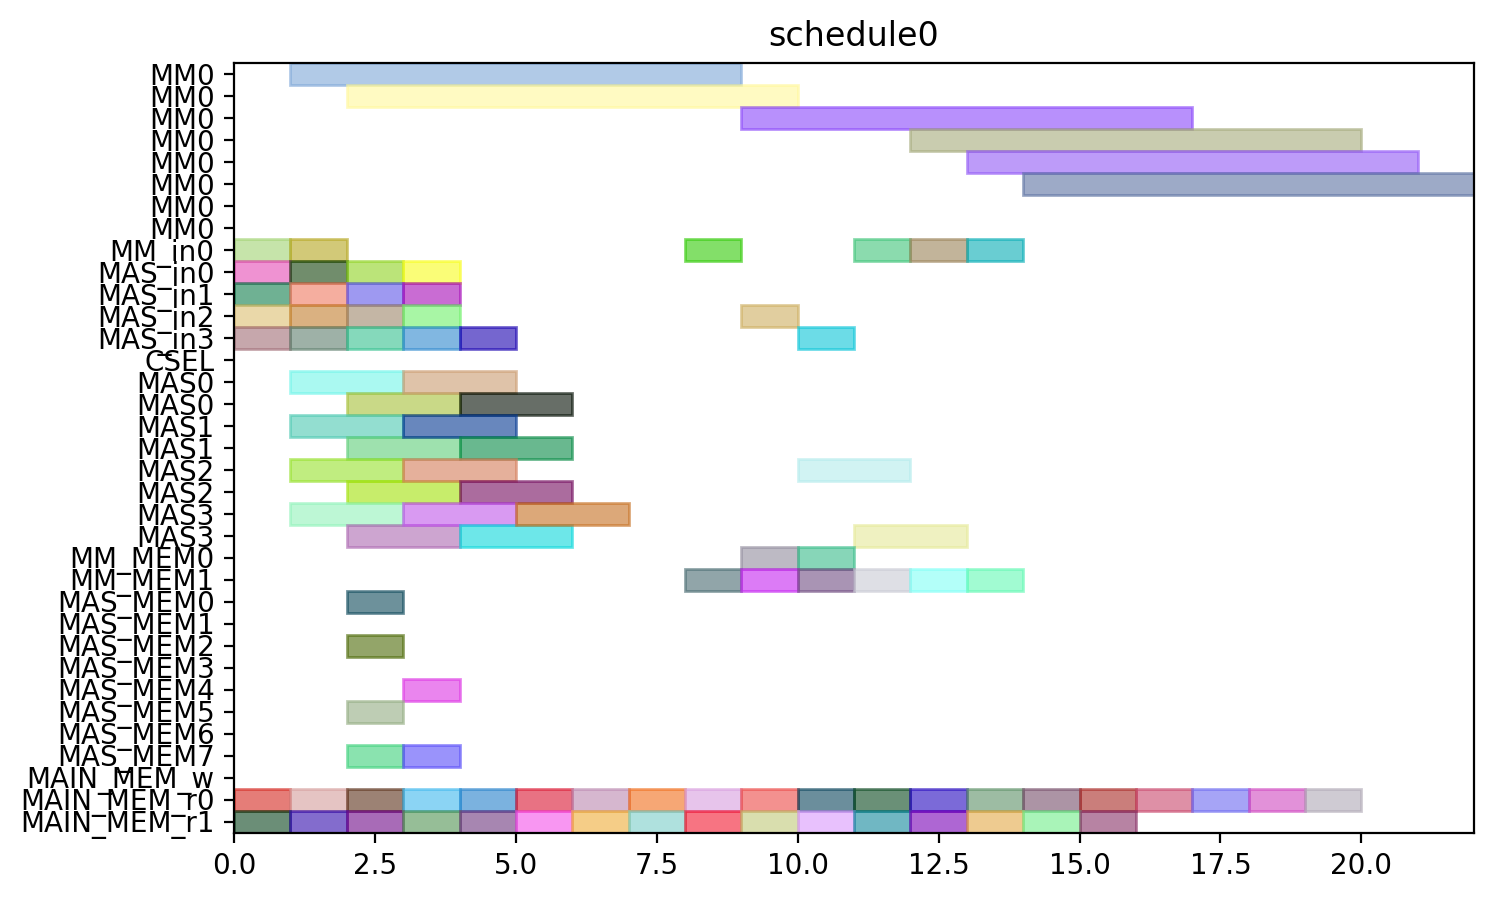

The script that drew this image:
from pyschedule import Scenario, solvers, plotters, alt


def solve():
	horizon = 90
	S = Scenario("schedule0", horizon=horizon)

	# resource
	MM = S.Resources('MM', num=1, size=8)
	MM_in = S.Resources('MM_in', num=1)
	MAS_in = S.Resources('MAS_in', num=4)
	CSEL = S.Resource('CSEL')
	MAS = S.Resources('MAS', num=4, size=2, periods=range(1, horizon))
	MM_MEM = S.Resources('MM_MEM', num=2)
	MAS_MEM = S.Resources('MAS_MEM', num=8)
	MAIN_MEM_w = S.Resource('MAIN_MEM_w', size=1)
	MAIN_MEM_r = S.Resources('MAIN_MEM_r', num=2)

	# result of previous scheduling

	# new tasks
	c_qinv_denom_inv0 = S.Task('c_qinv_denom_inv0', length=8, delay_cost=1)
	c_qinv_denom_inv0 += alt(MM)
	c_qinv_denom_inv0_in = S.Task('c_qinv_denom_inv0_in', length=1, delay_cost=1)
	c_qinv_denom_inv0_in += alt(MM_in)
	S += c_qinv_denom_inv0_in*MM_in[0]<=c_qinv_denom_inv0*MM[0]

	c_qinv_denom_inv0_mem0 = S.Task('c_qinv_denom_inv0_mem0', length=1, delay_cost=1)
	c_qinv_denom_inv0_mem0 += MAIN_MEM_r[0]
	c_qinv_denom_inv0_mem1 = S.Task('c_qinv_denom_inv0_mem1', length=1, delay_cost=1)
	c_qinv_denom_inv0_mem1 += MAIN_MEM_r[1]
	c_qinv_denom_inv1_ = S.Task('c_qinv_denom_inv1_', length=8, delay_cost=1)
	c_qinv_denom_inv1_ += alt(MM)
	c_qinv_denom_inv1__in = S.Task('c_qinv_denom_inv1__in', length=1, delay_cost=1)
	c_qinv_denom_inv1__in += alt(MM_in)
	S += c_qinv_denom_inv1__in*MM_in[0]<=c_qinv_denom_inv1_*MM[0]

	c_qinv_denom_inv1__mem0 = S.Task('c_qinv_denom_inv1__mem0', length=1, delay_cost=1)
	c_qinv_denom_inv1__mem0 += MAIN_MEM_r[0]
	c_qinv_denom_inv1__mem1 = S.Task('c_qinv_denom_inv1__mem1', length=1, delay_cost=1)
	c_qinv_denom_inv1__mem1 += MAIN_MEM_r[1]
	c_qinv0_t2 = S.Task('c_qinv0_t2', length=2, delay_cost=1)
	c_qinv0_t2 += alt(MAS)
	c_qinv0_t2_in = S.Task('c_qinv0_t2_in', length=1, delay_cost=1)
	c_qinv0_t2_in += alt(MAS_in)
	S += c_qinv0_t2_in*MAS_in[0]<=c_qinv0_t2*MAS[0]

	S += c_qinv0_t2_in*MAS_in[1]<=c_qinv0_t2*MAS[1]

	S += c_qinv0_t2_in*MAS_in[2]<=c_qinv0_t2*MAS[2]

	S += c_qinv0_t2_in*MAS_in[3]<=c_qinv0_t2*MAS[3]

	c_qinv0_t2_mem0 = S.Task('c_qinv0_t2_mem0', length=1, delay_cost=1)
	c_qinv0_t2_mem0 += MAIN_MEM_r[0]
	c_qinv0_t2_mem1 = S.Task('c_qinv0_t2_mem1', length=1, delay_cost=1)
	c_qinv0_t2_mem1 += MAIN_MEM_r[1]
	c_qinv1__t2 = S.Task('c_qinv1__t2', length=2, delay_cost=1)
	c_qinv1__t2 += alt(MAS)
	c_qinv1__t2_in = S.Task('c_qinv1__t2_in', length=1, delay_cost=1)
	c_qinv1__t2_in += alt(MAS_in)
	S += c_qinv1__t2_in*MAS_in[0]<=c_qinv1__t2*MAS[0]

	S += c_qinv1__t2_in*MAS_in[1]<=c_qinv1__t2*MAS[1]

	S += c_qinv1__t2_in*MAS_in[2]<=c_qinv1__t2*MAS[2]

	S += c_qinv1__t2_in*MAS_in[3]<=c_qinv1__t2*MAS[3]

	c_qinv1__t2_mem0 = S.Task('c_qinv1__t2_mem0', length=1, delay_cost=1)
	c_qinv1__t2_mem0 += MAIN_MEM_r[0]
	c_qinv1__t2_mem1 = S.Task('c_qinv1__t2_mem1', length=1, delay_cost=1)
	c_qinv1__t2_mem1 += MAIN_MEM_r[1]
	c0_t0_t2 = S.Task('c0_t0_t2', length=2, delay_cost=1)
	c0_t0_t2 += alt(MAS)
	c0_t0_t2_in = S.Task('c0_t0_t2_in', length=1, delay_cost=1)
	c0_t0_t2_in += alt(MAS_in)
	S += c0_t0_t2_in*MAS_in[0]<=c0_t0_t2*MAS[0]

	S += c0_t0_t2_in*MAS_in[1]<=c0_t0_t2*MAS[1]

	S += c0_t0_t2_in*MAS_in[2]<=c0_t0_t2*MAS[2]

	S += c0_t0_t2_in*MAS_in[3]<=c0_t0_t2*MAS[3]

	c0_t0_t2_mem0 = S.Task('c0_t0_t2_mem0', length=1, delay_cost=1)
	c0_t0_t2_mem0 += MAIN_MEM_r[0]
	c0_t0_t2_mem1 = S.Task('c0_t0_t2_mem1', length=1, delay_cost=1)
	c0_t0_t2_mem1 += MAIN_MEM_r[1]
	c0_t1_t2 = S.Task('c0_t1_t2', length=2, delay_cost=1)
	c0_t1_t2 += alt(MAS)
	c0_t1_t2_in = S.Task('c0_t1_t2_in', length=1, delay_cost=1)
	c0_t1_t2_in += alt(MAS_in)
	S += c0_t1_t2_in*MAS_in[0]<=c0_t1_t2*MAS[0]

	S += c0_t1_t2_in*MAS_in[1]<=c0_t1_t2*MAS[1]

	S += c0_t1_t2_in*MAS_in[2]<=c0_t1_t2*MAS[2]

	S += c0_t1_t2_in*MAS_in[3]<=c0_t1_t2*MAS[3]

	c0_t1_t2_mem0 = S.Task('c0_t1_t2_mem0', length=1, delay_cost=1)
	c0_t1_t2_mem0 += MAIN_MEM_r[0]
	c0_t1_t2_mem1 = S.Task('c0_t1_t2_mem1', length=1, delay_cost=1)
	c0_t1_t2_mem1 += MAIN_MEM_r[1]
	c0_t20 = S.Task('c0_t20', length=2, delay_cost=1)
	c0_t20 += alt(MAS)
	c0_t20_in = S.Task('c0_t20_in', length=1, delay_cost=1)
	c0_t20_in += alt(MAS_in)
	S += c0_t20_in*MAS_in[0]<=c0_t20*MAS[0]

	S += c0_t20_in*MAS_in[1]<=c0_t20*MAS[1]

	S += c0_t20_in*MAS_in[2]<=c0_t20*MAS[2]

	S += c0_t20_in*MAS_in[3]<=c0_t20*MAS[3]

	c0_t20_mem0 = S.Task('c0_t20_mem0', length=1, delay_cost=1)
	c0_t20_mem0 += MAIN_MEM_r[0]
	c0_t20_mem1 = S.Task('c0_t20_mem1', length=1, delay_cost=1)
	c0_t20_mem1 += MAIN_MEM_r[1]
	c0_t21 = S.Task('c0_t21', length=2, delay_cost=1)
	c0_t21 += alt(MAS)
	c0_t21_in = S.Task('c0_t21_in', length=1, delay_cost=1)
	c0_t21_in += alt(MAS_in)
	S += c0_t21_in*MAS_in[0]<=c0_t21*MAS[0]

	S += c0_t21_in*MAS_in[1]<=c0_t21*MAS[1]

	S += c0_t21_in*MAS_in[2]<=c0_t21*MAS[2]

	S += c0_t21_in*MAS_in[3]<=c0_t21*MAS[3]

	c0_t21_mem0 = S.Task('c0_t21_mem0', length=1, delay_cost=1)
	c0_t21_mem0 += MAIN_MEM_r[0]
	c0_t21_mem1 = S.Task('c0_t21_mem1', length=1, delay_cost=1)
	c0_t21_mem1 += MAIN_MEM_r[1]
	c1_t0_t2 = S.Task('c1_t0_t2', length=2, delay_cost=1)
	c1_t0_t2 += alt(MAS)
	c1_t0_t2_in = S.Task('c1_t0_t2_in', length=1, delay_cost=1)
	c1_t0_t2_in += alt(MAS_in)
	S += c1_t0_t2_in*MAS_in[0]<=c1_t0_t2*MAS[0]

	S += c1_t0_t2_in*MAS_in[1]<=c1_t0_t2*MAS[1]

	S += c1_t0_t2_in*MAS_in[2]<=c1_t0_t2*MAS[2]

	S += c1_t0_t2_in*MAS_in[3]<=c1_t0_t2*MAS[3]

	c1_t0_t2_mem0 = S.Task('c1_t0_t2_mem0', length=1, delay_cost=1)
	c1_t0_t2_mem0 += MAIN_MEM_r[0]
	c1_t0_t2_mem1 = S.Task('c1_t0_t2_mem1', length=1, delay_cost=1)
	c1_t0_t2_mem1 += MAIN_MEM_r[1]
	c1_t1_t2 = S.Task('c1_t1_t2', length=2, delay_cost=1)
	c1_t1_t2 += alt(MAS)
	c1_t1_t2_in = S.Task('c1_t1_t2_in', length=1, delay_cost=1)
	c1_t1_t2_in += alt(MAS_in)
	S += c1_t1_t2_in*MAS_in[0]<=c1_t1_t2*MAS[0]

	S += c1_t1_t2_in*MAS_in[1]<=c1_t1_t2*MAS[1]

	S += c1_t1_t2_in*MAS_in[2]<=c1_t1_t2*MAS[2]

	S += c1_t1_t2_in*MAS_in[3]<=c1_t1_t2*MAS[3]

	c1_t1_t2_mem0 = S.Task('c1_t1_t2_mem0', length=1, delay_cost=1)
	c1_t1_t2_mem0 += MAIN_MEM_r[0]
	c1_t1_t2_mem1 = S.Task('c1_t1_t2_mem1', length=1, delay_cost=1)
	c1_t1_t2_mem1 += MAIN_MEM_r[1]
	c1_t20 = S.Task('c1_t20', length=2, delay_cost=1)
	c1_t20 += alt(MAS)
	c1_t20_in = S.Task('c1_t20_in', length=1, delay_cost=1)
	c1_t20_in += alt(MAS_in)
	S += c1_t20_in*MAS_in[0]<=c1_t20*MAS[0]

	S += c1_t20_in*MAS_in[1]<=c1_t20*MAS[1]

	S += c1_t20_in*MAS_in[2]<=c1_t20*MAS[2]

	S += c1_t20_in*MAS_in[3]<=c1_t20*MAS[3]

	c1_t20_mem0 = S.Task('c1_t20_mem0', length=1, delay_cost=1)
	c1_t20_mem0 += MAIN_MEM_r[0]
	c1_t20_mem1 = S.Task('c1_t20_mem1', length=1, delay_cost=1)
	c1_t20_mem1 += MAIN_MEM_r[1]
	c1_t21 = S.Task('c1_t21', length=2, delay_cost=1)
	c1_t21 += alt(MAS)
	c1_t21_in = S.Task('c1_t21_in', length=1, delay_cost=1)
	c1_t21_in += alt(MAS_in)
	S += c1_t21_in*MAS_in[0]<=c1_t21*MAS[0]

	S += c1_t21_in*MAS_in[1]<=c1_t21*MAS[1]

	S += c1_t21_in*MAS_in[2]<=c1_t21*MAS[2]

	S += c1_t21_in*MAS_in[3]<=c1_t21*MAS[3]

	c1_t21_mem0 = S.Task('c1_t21_mem0', length=1, delay_cost=1)
	c1_t21_mem0 += MAIN_MEM_r[0]
	c1_t21_mem1 = S.Task('c1_t21_mem1', length=1, delay_cost=1)
	c1_t21_mem1 += MAIN_MEM_r[1]
	c2_t0_t2 = S.Task('c2_t0_t2', length=2, delay_cost=1)
	c2_t0_t2 += alt(MAS)
	c2_t0_t2_in = S.Task('c2_t0_t2_in', length=1, delay_cost=1)
	c2_t0_t2_in += alt(MAS_in)
	S += c2_t0_t2_in*MAS_in[0]<=c2_t0_t2*MAS[0]

	S += c2_t0_t2_in*MAS_in[1]<=c2_t0_t2*MAS[1]

	S += c2_t0_t2_in*MAS_in[2]<=c2_t0_t2*MAS[2]

	S += c2_t0_t2_in*MAS_in[3]<=c2_t0_t2*MAS[3]

	c2_t0_t2_mem0 = S.Task('c2_t0_t2_mem0', length=1, delay_cost=1)
	c2_t0_t2_mem0 += MAIN_MEM_r[0]
	c2_t0_t2_mem1 = S.Task('c2_t0_t2_mem1', length=1, delay_cost=1)
	c2_t0_t2_mem1 += MAIN_MEM_r[1]
	c2_t1_t2 = S.Task('c2_t1_t2', length=2, delay_cost=1)
	c2_t1_t2 += alt(MAS)
	c2_t1_t2_in = S.Task('c2_t1_t2_in', length=1, delay_cost=1)
	c2_t1_t2_in += alt(MAS_in)
	S += c2_t1_t2_in*MAS_in[0]<=c2_t1_t2*MAS[0]

	S += c2_t1_t2_in*MAS_in[1]<=c2_t1_t2*MAS[1]

	S += c2_t1_t2_in*MAS_in[2]<=c2_t1_t2*MAS[2]

	S += c2_t1_t2_in*MAS_in[3]<=c2_t1_t2*MAS[3]

	c2_t1_t2_mem0 = S.Task('c2_t1_t2_mem0', length=1, delay_cost=1)
	c2_t1_t2_mem0 += MAIN_MEM_r[0]
	c2_t1_t2_mem1 = S.Task('c2_t1_t2_mem1', length=1, delay_cost=1)
	c2_t1_t2_mem1 += MAIN_MEM_r[1]
	c2_t20 = S.Task('c2_t20', length=2, delay_cost=1)
	c2_t20 += alt(MAS)
	c2_t20_in = S.Task('c2_t20_in', length=1, delay_cost=1)
	c2_t20_in += alt(MAS_in)
	S += c2_t20_in*MAS_in[0]<=c2_t20*MAS[0]

	S += c2_t20_in*MAS_in[1]<=c2_t20*MAS[1]

	S += c2_t20_in*MAS_in[2]<=c2_t20*MAS[2]

	S += c2_t20_in*MAS_in[3]<=c2_t20*MAS[3]

	c2_t20_mem0 = S.Task('c2_t20_mem0', length=1, delay_cost=1)
	c2_t20_mem0 += MAIN_MEM_r[0]
	c2_t20_mem1 = S.Task('c2_t20_mem1', length=1, delay_cost=1)
	c2_t20_mem1 += MAIN_MEM_r[1]
	c2_t21 = S.Task('c2_t21', length=2, delay_cost=1)
	c2_t21 += alt(MAS)
	c2_t21_in = S.Task('c2_t21_in', length=1, delay_cost=1)
	c2_t21_in += alt(MAS_in)
	S += c2_t21_in*MAS_in[0]<=c2_t21*MAS[0]

	S += c2_t21_in*MAS_in[1]<=c2_t21*MAS[1]

	S += c2_t21_in*MAS_in[2]<=c2_t21*MAS[2]

	S += c2_t21_in*MAS_in[3]<=c2_t21*MAS[3]

	c2_t21_mem0 = S.Task('c2_t21_mem0', length=1, delay_cost=1)
	c2_t21_mem0 += MAIN_MEM_r[0]
	c2_t21_mem1 = S.Task('c2_t21_mem1', length=1, delay_cost=1)
	c2_t21_mem1 += MAIN_MEM_r[1]
	c_qinv0_t0 = S.Task('c_qinv0_t0', length=8, delay_cost=1)
	c_qinv0_t0 += alt(MM)
	c_qinv0_t0_in = S.Task('c_qinv0_t0_in', length=1, delay_cost=1)
	c_qinv0_t0_in += alt(MM_in)
	S += c_qinv0_t0_in*MM_in[0]<=c_qinv0_t0*MM[0]

	c_qinv0_t0_mem0 = S.Task('c_qinv0_t0_mem0', length=1, delay_cost=1)
	c_qinv0_t0_mem0 += MAIN_MEM_r[0]
	c_qinv0_t0_mem1 = S.Task('c_qinv0_t0_mem1', length=1, delay_cost=1)
	c_qinv0_t0_mem1 += alt(MM_MEM)
	S += (c_qinv_denom_inv0*MM[0])-1 < c_qinv0_t0_mem1*MM_MEM[1]
	S += c_qinv0_t0_mem1 <= c_qinv0_t0

	c_qinv0_t1 = S.Task('c_qinv0_t1', length=8, delay_cost=1)
	c_qinv0_t1 += alt(MM)
	c_qinv0_t1_in = S.Task('c_qinv0_t1_in', length=1, delay_cost=1)
	c_qinv0_t1_in += alt(MM_in)
	S += c_qinv0_t1_in*MM_in[0]<=c_qinv0_t1*MM[0]

	c_qinv0_t1_mem0 = S.Task('c_qinv0_t1_mem0', length=1, delay_cost=1)
	c_qinv0_t1_mem0 += MAIN_MEM_r[0]
	c_qinv0_t1_mem1 = S.Task('c_qinv0_t1_mem1', length=1, delay_cost=1)
	c_qinv0_t1_mem1 += alt(MM_MEM)
	S += (c_qinv_denom_inv1_*MM[0])-1 < c_qinv0_t1_mem1*MM_MEM[1]
	S += c_qinv0_t1_mem1 <= c_qinv0_t1

	c_qinv0_t3 = S.Task('c_qinv0_t3', length=2, delay_cost=1)
	c_qinv0_t3 += alt(MAS)
	c_qinv0_t3_in = S.Task('c_qinv0_t3_in', length=1, delay_cost=1)
	c_qinv0_t3_in += alt(MAS_in)
	S += c_qinv0_t3_in*MAS_in[0]<=c_qinv0_t3*MAS[0]

	S += c_qinv0_t3_in*MAS_in[1]<=c_qinv0_t3*MAS[1]

	S += c_qinv0_t3_in*MAS_in[2]<=c_qinv0_t3*MAS[2]

	S += c_qinv0_t3_in*MAS_in[3]<=c_qinv0_t3*MAS[3]

	c_qinv0_t3_mem0 = S.Task('c_qinv0_t3_mem0', length=1, delay_cost=1)
	c_qinv0_t3_mem0 += alt(MM_MEM)
	S += (c_qinv_denom_inv0*MM[0])-1 < c_qinv0_t3_mem0*MM_MEM[0]
	S += c_qinv0_t3_mem0 <= c_qinv0_t3

	c_qinv0_t3_mem1 = S.Task('c_qinv0_t3_mem1', length=1, delay_cost=1)
	c_qinv0_t3_mem1 += alt(MM_MEM)
	S += (c_qinv_denom_inv1_*MM[0])-1 < c_qinv0_t3_mem1*MM_MEM[1]
	S += c_qinv0_t3_mem1 <= c_qinv0_t3

	c_qinv1__t0 = S.Task('c_qinv1__t0', length=8, delay_cost=1)
	c_qinv1__t0 += alt(MM)
	c_qinv1__t0_in = S.Task('c_qinv1__t0_in', length=1, delay_cost=1)
	c_qinv1__t0_in += alt(MM_in)
	S += c_qinv1__t0_in*MM_in[0]<=c_qinv1__t0*MM[0]

	c_qinv1__t0_mem0 = S.Task('c_qinv1__t0_mem0', length=1, delay_cost=1)
	c_qinv1__t0_mem0 += MAIN_MEM_r[0]
	c_qinv1__t0_mem1 = S.Task('c_qinv1__t0_mem1', length=1, delay_cost=1)
	c_qinv1__t0_mem1 += alt(MM_MEM)
	S += (c_qinv_denom_inv0*MM[0])-1 < c_qinv1__t0_mem1*MM_MEM[1]
	S += c_qinv1__t0_mem1 <= c_qinv1__t0

	c_qinv1__t1 = S.Task('c_qinv1__t1', length=8, delay_cost=1)
	c_qinv1__t1 += alt(MM)
	c_qinv1__t1_in = S.Task('c_qinv1__t1_in', length=1, delay_cost=1)
	c_qinv1__t1_in += alt(MM_in)
	S += c_qinv1__t1_in*MM_in[0]<=c_qinv1__t1*MM[0]

	c_qinv1__t1_mem0 = S.Task('c_qinv1__t1_mem0', length=1, delay_cost=1)
	c_qinv1__t1_mem0 += MAIN_MEM_r[0]
	c_qinv1__t1_mem1 = S.Task('c_qinv1__t1_mem1', length=1, delay_cost=1)
	c_qinv1__t1_mem1 += alt(MM_MEM)
	S += (c_qinv_denom_inv1_*MM[0])-1 < c_qinv1__t1_mem1*MM_MEM[1]
	S += c_qinv1__t1_mem1 <= c_qinv1__t1

	c_qinv1__t3 = S.Task('c_qinv1__t3', length=2, delay_cost=1)
	c_qinv1__t3 += alt(MAS)
	c_qinv1__t3_in = S.Task('c_qinv1__t3_in', length=1, delay_cost=1)
	c_qinv1__t3_in += alt(MAS_in)
	S += c_qinv1__t3_in*MAS_in[0]<=c_qinv1__t3*MAS[0]

	S += c_qinv1__t3_in*MAS_in[1]<=c_qinv1__t3*MAS[1]

	S += c_qinv1__t3_in*MAS_in[2]<=c_qinv1__t3*MAS[2]

	S += c_qinv1__t3_in*MAS_in[3]<=c_qinv1__t3*MAS[3]

	c_qinv1__t3_mem0 = S.Task('c_qinv1__t3_mem0', length=1, delay_cost=1)
	c_qinv1__t3_mem0 += alt(MM_MEM)
	S += (c_qinv_denom_inv0*MM[0])-1 < c_qinv1__t3_mem0*MM_MEM[0]
	S += c_qinv1__t3_mem0 <= c_qinv1__t3

	c_qinv1__t3_mem1 = S.Task('c_qinv1__t3_mem1', length=1, delay_cost=1)
	c_qinv1__t3_mem1 += alt(MM_MEM)
	S += (c_qinv_denom_inv1_*MM[0])-1 < c_qinv1__t3_mem1*MM_MEM[1]
	S += c_qinv1__t3_mem1 <= c_qinv1__t3

	c0_t4_t2 = S.Task('c0_t4_t2', length=2, delay_cost=1)
	c0_t4_t2 += alt(MAS)
	c0_t4_t2_in = S.Task('c0_t4_t2_in', length=1, delay_cost=1)
	c0_t4_t2_in += alt(MAS_in)
	S += c0_t4_t2_in*MAS_in[0]<=c0_t4_t2*MAS[0]

	S += c0_t4_t2_in*MAS_in[1]<=c0_t4_t2*MAS[1]

	S += c0_t4_t2_in*MAS_in[2]<=c0_t4_t2*MAS[2]

	S += c0_t4_t2_in*MAS_in[3]<=c0_t4_t2*MAS[3]

	c0_t4_t2_mem0 = S.Task('c0_t4_t2_mem0', length=1, delay_cost=1)
	c0_t4_t2_mem0 += alt(MAS_MEM)
	S += (c0_t20*MAS[0])-1 < c0_t4_t2_mem0*MAS_MEM[0]
	S += (c0_t20*MAS[1])-1 < c0_t4_t2_mem0*MAS_MEM[2]
	S += (c0_t20*MAS[2])-1 < c0_t4_t2_mem0*MAS_MEM[4]
	S += (c0_t20*MAS[3])-1 < c0_t4_t2_mem0*MAS_MEM[6]
	S += c0_t4_t2_mem0 <= c0_t4_t2

	c0_t4_t2_mem1 = S.Task('c0_t4_t2_mem1', length=1, delay_cost=1)
	c0_t4_t2_mem1 += alt(MAS_MEM)
	S += (c0_t21*MAS[0])-1 < c0_t4_t2_mem1*MAS_MEM[1]
	S += (c0_t21*MAS[1])-1 < c0_t4_t2_mem1*MAS_MEM[3]
	S += (c0_t21*MAS[2])-1 < c0_t4_t2_mem1*MAS_MEM[5]
	S += (c0_t21*MAS[3])-1 < c0_t4_t2_mem1*MAS_MEM[7]
	S += c0_t4_t2_mem1 <= c0_t4_t2

	c1_t4_t2 = S.Task('c1_t4_t2', length=2, delay_cost=1)
	c1_t4_t2 += alt(MAS)
	c1_t4_t2_in = S.Task('c1_t4_t2_in', length=1, delay_cost=1)
	c1_t4_t2_in += alt(MAS_in)
	S += c1_t4_t2_in*MAS_in[0]<=c1_t4_t2*MAS[0]

	S += c1_t4_t2_in*MAS_in[1]<=c1_t4_t2*MAS[1]

	S += c1_t4_t2_in*MAS_in[2]<=c1_t4_t2*MAS[2]

	S += c1_t4_t2_in*MAS_in[3]<=c1_t4_t2*MAS[3]

	c1_t4_t2_mem0 = S.Task('c1_t4_t2_mem0', length=1, delay_cost=1)
	c1_t4_t2_mem0 += alt(MAS_MEM)
	S += (c1_t20*MAS[0])-1 < c1_t4_t2_mem0*MAS_MEM[0]
	S += (c1_t20*MAS[1])-1 < c1_t4_t2_mem0*MAS_MEM[2]
	S += (c1_t20*MAS[2])-1 < c1_t4_t2_mem0*MAS_MEM[4]
	S += (c1_t20*MAS[3])-1 < c1_t4_t2_mem0*MAS_MEM[6]
	S += c1_t4_t2_mem0 <= c1_t4_t2

	c1_t4_t2_mem1 = S.Task('c1_t4_t2_mem1', length=1, delay_cost=1)
	c1_t4_t2_mem1 += alt(MAS_MEM)
	S += (c1_t21*MAS[0])-1 < c1_t4_t2_mem1*MAS_MEM[1]
	S += (c1_t21*MAS[1])-1 < c1_t4_t2_mem1*MAS_MEM[3]
	S += (c1_t21*MAS[2])-1 < c1_t4_t2_mem1*MAS_MEM[5]
	S += (c1_t21*MAS[3])-1 < c1_t4_t2_mem1*MAS_MEM[7]
	S += c1_t4_t2_mem1 <= c1_t4_t2

	c2_t4_t2 = S.Task('c2_t4_t2', length=2, delay_cost=1)
	c2_t4_t2 += alt(MAS)
	c2_t4_t2_in = S.Task('c2_t4_t2_in', length=1, delay_cost=1)
	c2_t4_t2_in += alt(MAS_in)
	S += c2_t4_t2_in*MAS_in[0]<=c2_t4_t2*MAS[0]

	S += c2_t4_t2_in*MAS_in[1]<=c2_t4_t2*MAS[1]

	S += c2_t4_t2_in*MAS_in[2]<=c2_t4_t2*MAS[2]

	S += c2_t4_t2_in*MAS_in[3]<=c2_t4_t2*MAS[3]

	c2_t4_t2_mem0 = S.Task('c2_t4_t2_mem0', length=1, delay_cost=1)
	c2_t4_t2_mem0 += alt(MAS_MEM)
	S += (c2_t20*MAS[0])-1 < c2_t4_t2_mem0*MAS_MEM[0]
	S += (c2_t20*MAS[1])-1 < c2_t4_t2_mem0*MAS_MEM[2]
	S += (c2_t20*MAS[2])-1 < c2_t4_t2_mem0*MAS_MEM[4]
	S += (c2_t20*MAS[3])-1 < c2_t4_t2_mem0*MAS_MEM[6]
	S += c2_t4_t2_mem0 <= c2_t4_t2

	c2_t4_t2_mem1 = S.Task('c2_t4_t2_mem1', length=1, delay_cost=1)
	c2_t4_t2_mem1 += alt(MAS_MEM)
	S += (c2_t21*MAS[0])-1 < c2_t4_t2_mem1*MAS_MEM[1]
	S += (c2_t21*MAS[1])-1 < c2_t4_t2_mem1*MAS_MEM[3]
	S += (c2_t21*MAS[2])-1 < c2_t4_t2_mem1*MAS_MEM[5]
	S += (c2_t21*MAS[3])-1 < c2_t4_t2_mem1*MAS_MEM[7]
	S += c2_t4_t2_mem1 <= c2_t4_t2

	solvers.mip.solve(S,msg=1,kind='CPLEX',ratio_gap=1.01)

	solution = [['hoge']*len(S.solution()[1]) for i in range(len(S.solution()))]
	for i in range(len(S.solution())):
		for j in range(len(S.solution()[i])):
			solution[i][j]=str(S.solution()[i][j])
	print(solution)

	cycles = int(solution[-1][3])

	pic_file_name = "/home/mfukuda/ABE/multiRAM_multiMAS_16mux/scheduling_result/stage8MM1_stage2MAS4/FP12_INV_AFTER_FPINV/schedule0.png"
	if(S.solution() != []):
		plotters.matplotlib.plot(S,img_filename=pic_file_name, show_task_labels=False, fig_size=(cycles*0.25+3, 5))

	return solution
